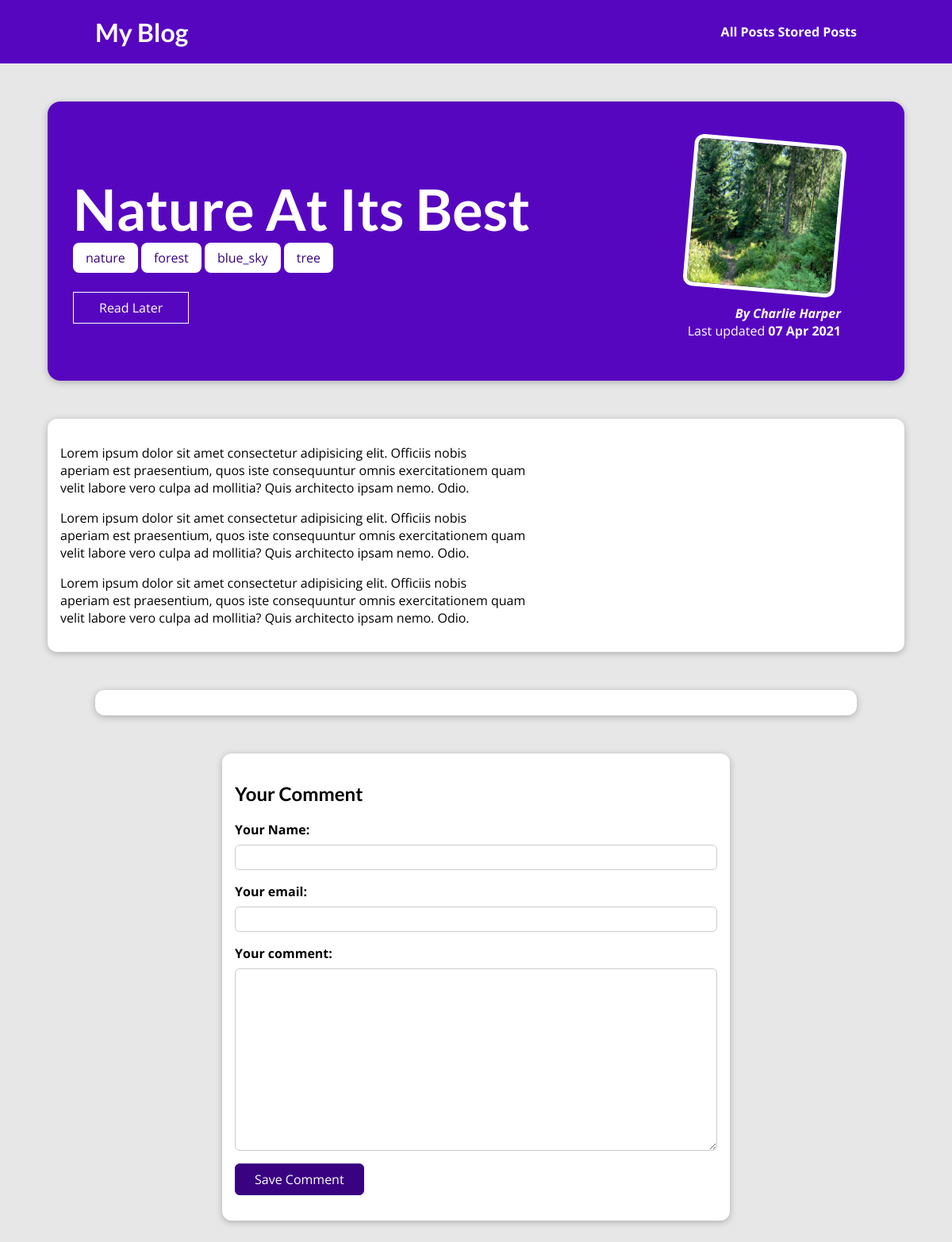
The page /posts/nature-at-its-best on the database its author committed.
### blog/models.py (models this page shows, shortened)
class Post(models.Model):
    title = models.CharField(max_length=200)
    excerpt = models.TextField(default='', null=False, max_length=200)
    image = models.ImageField(upload_to="posts", null=True)
    date = models.DateTimeField(verbose_name='date')
    slug = models.SlugField(unique=True, max_length=30, default='', null=False)
    content = models.TextField(validators=[MinLengthValidator(10), MaxLengthValidator(2000)])
    author = models.ForeignKey(Author, null=False, on_delete=models.RESTRICT, related_name='posts')
    tags = models.ManyToManyField(Tag)

class Tag(models.Model):
    caption = models.CharField(max_length=15)

class Author(models.Model):
    first_name = models.CharField(max_length=30)
    last_name = models.CharField(max_length=50)
    email = models.EmailField()
    def __str__(self):
        return f'{self.first_name} {self.last_name}'

### blog/views.py (the view, shortened to what this page needs)
# urls.py: path('posts/<slug:slug>', views.IndividualPostView.as_view(), name='individual_post'),
class IndividualPostView(View):
    def get(self, request, slug):
        context = self.get_context(request, slug, comment_form=CommentForm())
        return render(request, 'blog/post_detail.html', context)
    @staticmethod
    def is_stored_post(request, post_id):
        stored_posts = request.session.get('stored_posts')
        if stored_posts is not None:
            is_saved_for_later = post_id in stored_posts
        else:
            is_saved_for_later = False
        return is_saved_for_later
    def get_context(self, request, slug, comment_form):
        post = Post.objects.get(slug=slug)
        context = {
            'post': post,
            'tags': post.tags.all(),
            'comment_form': comment_form,
            'comments': post.comments.all().order_by('-id'),
            'saved_for_later': self.is_stored_post(request, post.id)
        }
        return context

### blog/forms.py
class CommentForm(forms.ModelForm):
    class Meta:
        model = Comment
        exclude = ['post']
        labels = {
            'user_name': 'Your Name',
            'user_email': 'Your email',
            'text': 'Your comment'
        }

### blog/templates/blog/post_detail.html (shortened to what this page needs)
{% extends 'base.html' %}
{% load static %}
{% block css_files %}
    <link rel="stylesheet" href="{% static 'blog/post_detail.css' %}"/>
{% endblock %}
{% block content %}
    <section id="summary">
        <h2>{{ post.title }}</h2>
        <div>
            {% for tag in tags %}
                <span class="tag">{{ tag.caption }}</span>
            {% endfor %}
        </div>
        <div id="read-later">
            <form action="{% url 'read-later' %}" method="POST">
                <button>
                    {% if saved_for_later %}
                        Remove from "Read Later" list
                    {% else %}
                        Read Later
                    {% endif %}
                </button>
            </form>
        </div>
        <article>
            <img src="{{ post.image.url }}" alt="{{ post.title }}"/>
            <address>By <a href="mailto:{{post.author.email}}">{{ post.author }}</a></address>
            <div>
                Last updated
                <time>{{ post.date|date:"d M Y" }}</time>
            </div>
        </article>
    </section>
    <main>
        {{ post.content|linebreaks }}
    </main>
    <section id="comments">
    </section>
    <section id="comment-form">
        <h2>Your Comment</h2>
        <form action="{% url 'individual_post' post.slug %}" method="POST">
            {% for form_field in comment_form %}
                <div class="form-control {% if form_field.errors %}invalid{% endif %}">
                    {{ form_field.label_tag }}
                    {{ form_field }}
                </div>
            {% endfor %}
            <button>Save Comment</button>
        </form>
    </section>
{% endblock %}

### static/app.css (style rules this page uses)
* { box-sizing: border-box; }
html { font-family: 'Open Sans', 'Lato', sans-serif; }
body { margin: 0; }
h1, h2, h3 { font-family: 'Lato', sans-serif; font-weight: bold; }

### blog/static/blog/post_detail.css (style rules this page uses)
body { background-color: #e7e7e7; }
#summary { margin: 8rem auto 3rem auto; padding: 2rem; width: 90%; max-width: 90rem; border-radius: 16px; background-color: #5706c0; position: relative; box-shadow: 0 2px 8px rgba(0, 0, 0, 0.25); height: 22rem; }
#summary h2 { color: white; font-size: 4.5rem; margin-bottom: 0.5rem; }
#summary article { position: absolute; top: 2rem; right: 3rem; padding: 1rem 2rem; border-radius: 12px; text-align: right; color: white; }
#summary article img { width: 12rem; height: 12rem; border-radius: 12px; transform: rotateZ(5deg); border: 5px solid white; margin-bottom: 1rem; }
#summary address { font-weight: bold; }
#summary a { color: white; text-decoration: none; }
#summary time { font-weight: bold; }
#read-later { margin: 2rem 0; }
#read-later button { background-color: transparent; border: 1px solid white; padding: 0.5rem 2rem; font: inherit; color: white; cursor: pointer; }
main { width: 90%; max-width: 90rem; margin: 3rem auto; background-color: white; padding: 1rem; border-radius: 12px; box-shadow: 0 2px 8px rgba(0, 0, 0, 0.25); }
.tag { background-color: white; color: #390281; padding: 0.5rem 1rem; border-radius: 8px; }
#comment-form { margin: 3rem auto; width: 90%; max-width: 40rem; border-radius: 12px; background-color: white; box-shadow: 0 2px 8px rgba(0, 0, 0, 0.25); padding: 1rem; }
#comment-form button { font: inherit; background-color: #390281; color: white; border: 1px solid #390281; padding: 0.5rem 1.5rem; border-radius: 6px; cursor: pointer; }
.form-control { margin-bottom: 1rem; }
.form-control label { font-weight: bold; margin-bottom: 0.5rem; display: block; }
.form-control input, .form-control textarea { display: block; width: 100%; font: inherit; padding: 0.25rem; border-radius: 6px; border: 1px solid #ccc; }
#comments { margin: 3rem auto; width: 90%; max-width: 60rem; border-radius: 12px; background-color: white; box-shadow: 0 2px 8px rgba(0, 0, 0, 0.25); padding: 1rem 2rem; }

### rows shown on the page
Post: title "Nature At Its Best", image (picture), author "Charlie Harper", date "07 Apr 2021", content "Lorem ipsum dolor sit amet consectetur adipisicing elit. Officiis nobis aperiam est praesentium, quos iste consequuntur omnis exercitationem quam velit labore vero culpa ad mollitia? Quis architecto ipsam nemo. Odio. Lorem ipsum dolor sit amet consectetur adipisicing elit. Officiis nobis aperiam est praesentium, quos iste consequuntur omnis exercitationem quam velit labore vero culpa ad mollitia? Quis architecto ipsam nemo. Odio. Lorem ipsum dolor sit amet consectetur adipisicing elit. Officiis nobis aperiam est praesentium, quos iste consequuntur omnis exercitationem quam velit labore vero culpa ad mollitia? Quis architecto ipsam nemo. Odio."
Tag: caption "nature"
Tag: caption "forest"
Tag: caption "blue_sky"
Tag: caption "tree"
